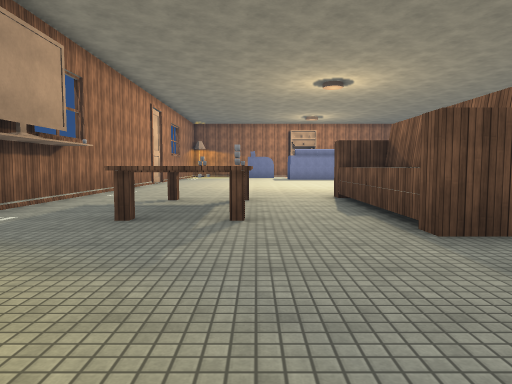
View 1 (above)

20 first-person views from a walk through a scene from a Unity 3-D project. The camera is 1.4 m above the floor, tilts 4° down and sees 70° across. Doors are open. The floor is counted in squares, 2 m on a side. Each view is taken from the middle of a square. On the plan, view 1 faces up. The plan holds only what a view shows up to about 11 squares ahead; the rest is blank. The place goes on beyond the plan. The player character is not drawn. Some animated figures are left out. Some surface patterns are stand-ins.

View 2
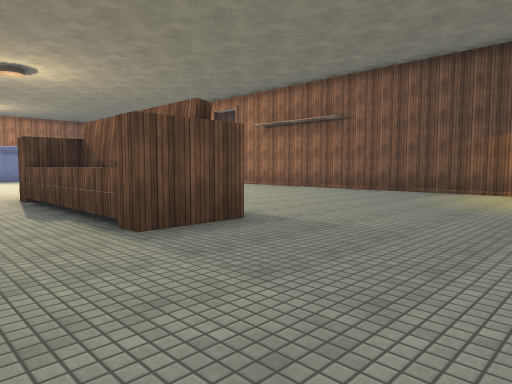

View 3
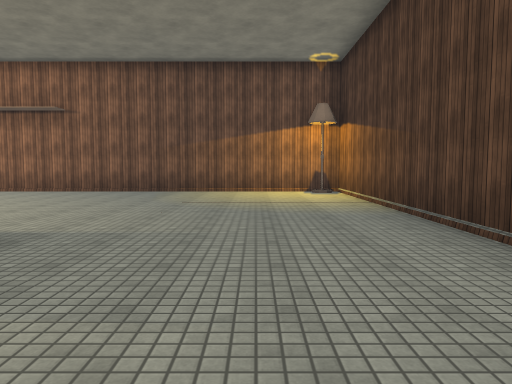

View 4
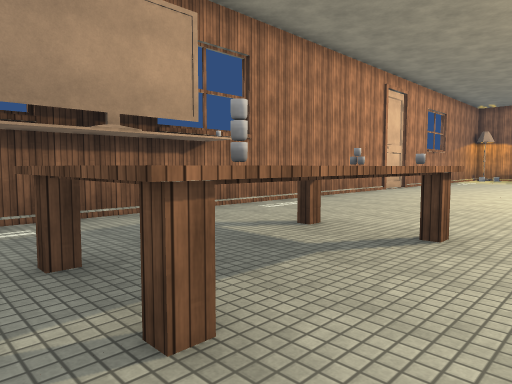

View 5
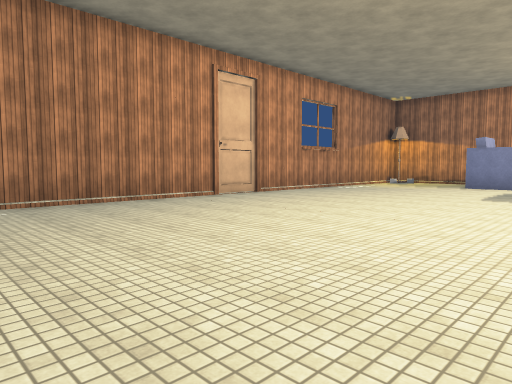

View 6
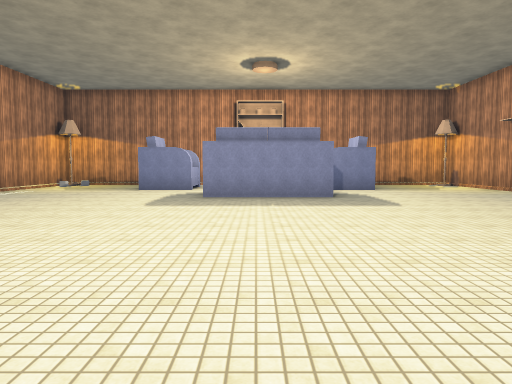

View 7
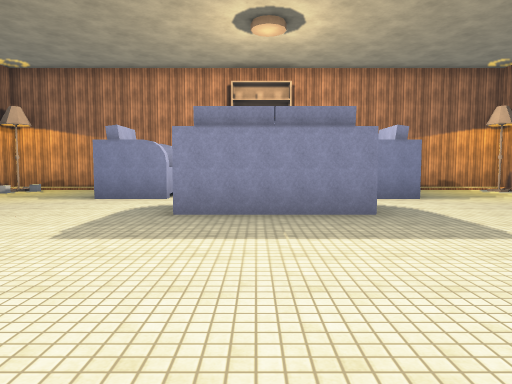

View 8
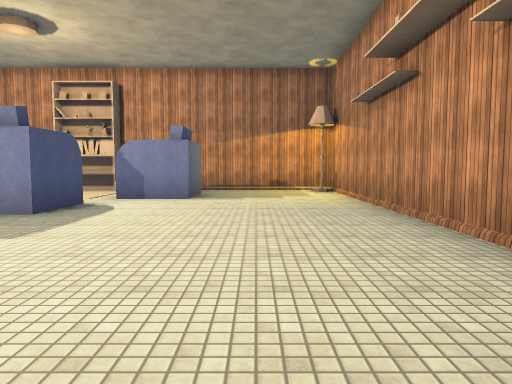

View 9
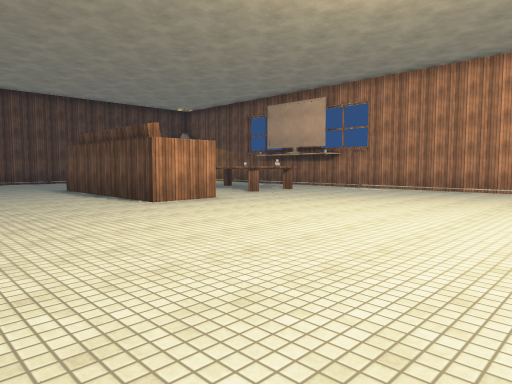

View 10
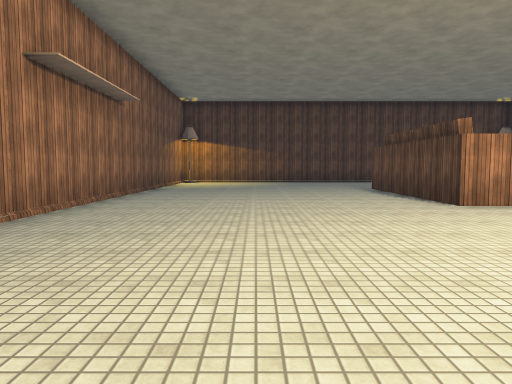

View 11
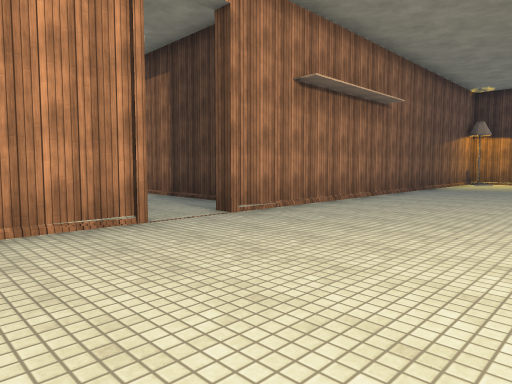

View 12
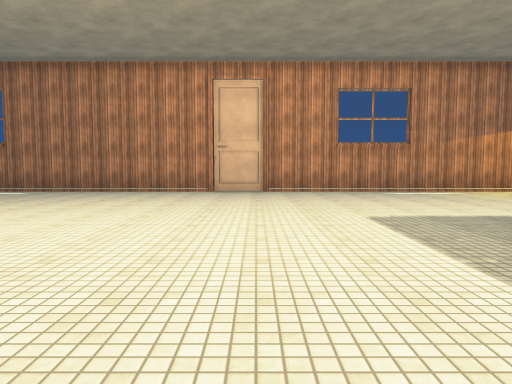

View 13
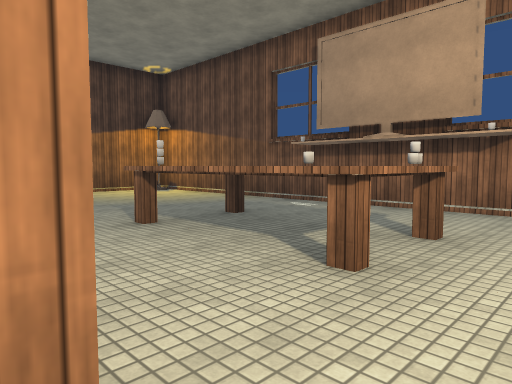

View 14
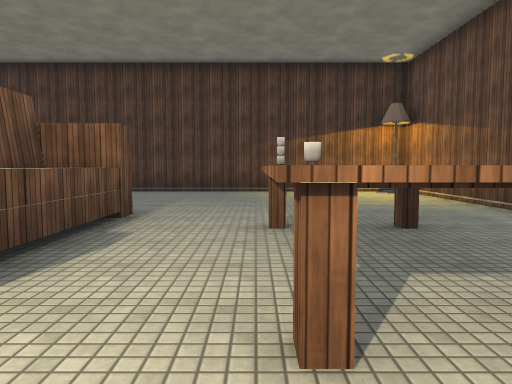

View 15
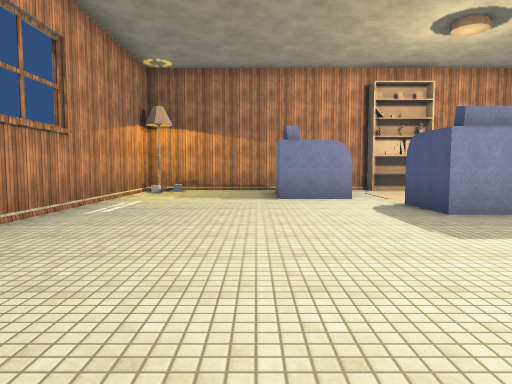

View 16
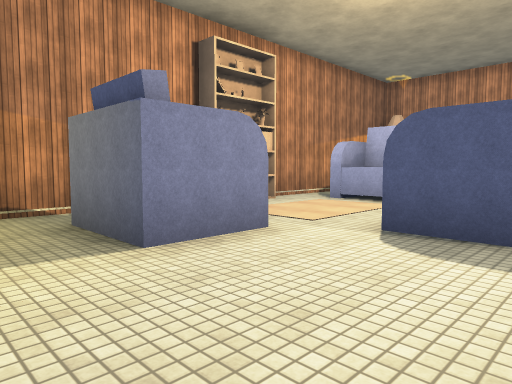

View 17
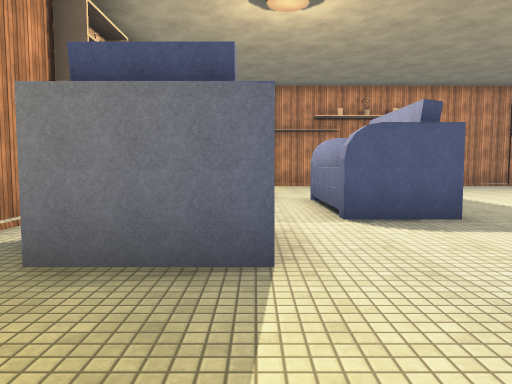

View 18
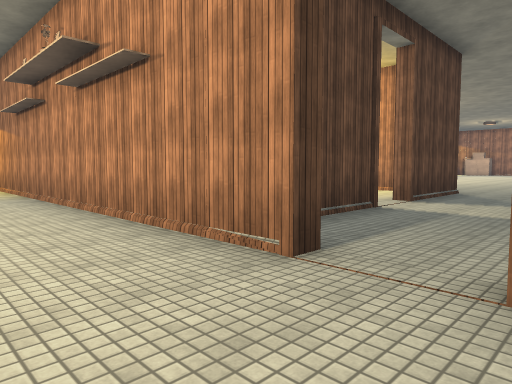

View 19
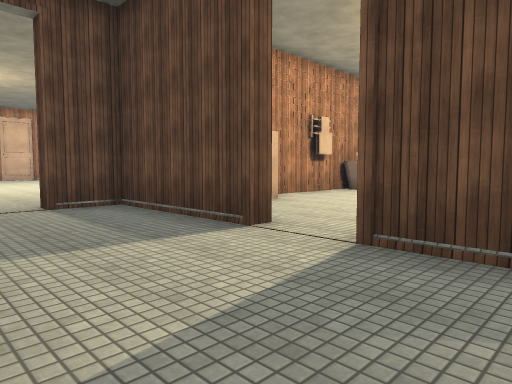

View 20
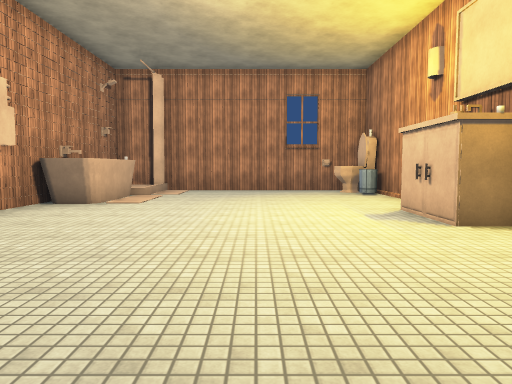

### Floor plan
Key: @ floor where view 1 was taken; # wall or solid block; . floor; ^ raised ledge; C cup; L lamp; S sofa; W washer; H shower; T toilet; B bin; O other object.
Columns run from 5 left of view 1 to 20 right of it. Each row starts with its distance up from view 1.
 25  #######O########H####OO
 24 OLO............L# .....T
 23  #...SS.  SS....# .....B
 22  #...SS...SS....OO.....#
 21  #..............#O.....
 20  #.....SSS......#......
 19  #..............#......O
 18  #..............#......#
 17  #..............#......#
 16  O..............W......#
 15  #..............  .....#
 14  #.............####..###..
 13  #.............#..........
 12  #.....................
 11  #.............#.......
 10  #.............# ####
  9  #.............#
  8  #..O..##......##
  7  #.^ C.^#.......#
  6  #.^ ^.^#.......#
  5  #.^^C.^#.......#
  4  #.....##......##
  3  #.............#
  2  #.............
  1  #.............#
  0  #...@.........#
 -1  L#############L

Where each view was taken, in squares from view 1:
view 1: 0 up, 0 right, facing up
view 2: 0 up, 0 right, facing up-right
view 3: 1 up, 0 right, facing right
view 4: 4 up, 1 right, facing up-left
view 5: 9 up, 3 right, facing up-left
view 6: 11 up, 3 right, facing up
view 7: 14 up, 3 right, facing up
view 8: 14 up, 8 right, facing up
view 9: 15 up, 7 right, facing down-left
view 10: 15 up, 7 right, facing down
view 11: 15 up, 6 right, facing down-right
view 12: 16 up, 6 right, facing left
view 13: 9 up, 2 right, facing down-left
view 14: 9 up, 0 right, facing down
view 15: 14 up, 1 left, facing up
view 16: 19 up, 2 left, facing up-right
view 17: 22 up, 3 left, facing right
view 18: 11 up, 8 right, facing up-right
view 19: 11 up, 17 right, facing up-left
view 20: 14 up, 15 right, facing up
